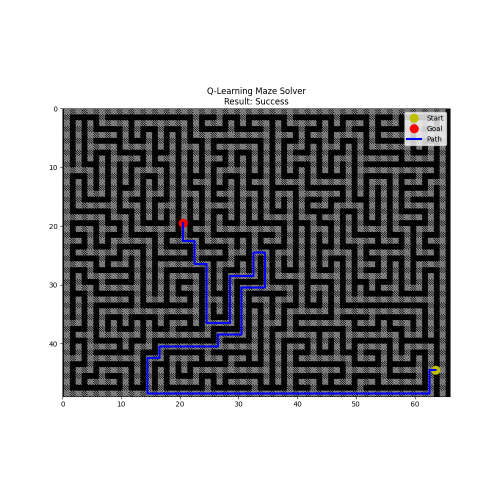
#> input picture 3-rl/maze_solution.png, 1000 x 1000 px (shown at 1/2 size)
$ python -i image_processor.py   (imports and definitions only)
#> lines starting #> are read from the running program, lines starting #| are printed output that depends on the picture; after the words box and inside, x2 and y2 are one past the last pixel; in counts of white or black regions, pixels touching at a corner belong together
import cv2
import numpy as np

class ImageProcessor:
    def __init__(self, image_path, target_size=(100, 100)):
        """
        初始化 ImageProcessor。
        :param image_path: 迷宫图像的路径。
        :param target_size: 离散网格的 (高度, 宽度) 元组。
        """
        self.image_path = image_path
        self.target_size = target_size
        self.original_image = None
        self.grid = None
        self.start_pos = None # (行, 列)

    def process(self):
        """
        加载图像，检测起始位置，并离散化为二进制网格。
        :return: (grid, start_pos) 元组
        """
        # 1. 加载图像
        img = cv2.imread(self.image_path)
#> img is the input picture: shape (1000, 1000, 3); mean B, G, R 166.4, 164.7, 164.8
        if img is None:
            raise FileNotFoundError(f"无法在 {self.image_path} 加载图像")

        # 1.5 自动裁剪黑框
        gray_temp = cv2.cvtColor(img, cv2.COLOR_BGR2GRAY)
        _, thresh_temp = cv2.threshold(gray_temp, 10, 255, cv2.THRESH_BINARY)
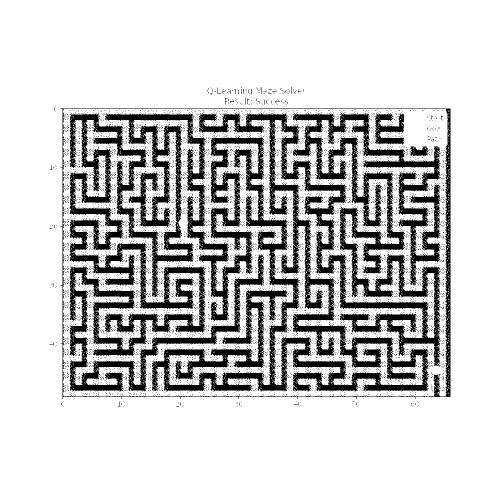
#> thresh_temp: shape (1000, 1000) (shown at 1/2 size); 80.1% white; 6574 black regions (6569 under 20 px), largest, box (x1, y1, x2, y2) and area: (139, 226, 882, 783) 178617, (121, 217, 901, 798) 7897, (749, 228, 808, 289) 2064, (821, 293, 857, 312) 486, (450, 196, 455, 209) 20
        coords = cv2.findNonZero(thresh_temp)
#> coords = contour of 800560 points, box (x1, y1, x2, y2) (0, 0, 1000, 1000), area 0

        if coords is not None:
            x, y, w, h = cv2.boundingRect(coords)
#> x = 0; y = 0; w = 1000; h = 1000
            if w < img.shape[1] or h < img.shape[0]:
                print(f"检测到黑框，正在裁剪: x={x}, y={y}, w={w}, h={h}")
                img = img[y:y+h, x:x+w]

        self.original_image = img

        # 2. 检测起始位置 (黄色)
        hsv = cv2.cvtColor(img, cv2.COLOR_BGR2HSV)
#> hsv: shape (1000, 1000, 3); mean H, S, V 1.3, 2.3, 166.6
        lower_yellow = np.array([20, 100, 100])
        upper_yellow = np.array([40, 255, 255])
        mask_yellow = cv2.inRange(hsv, lower_yellow, upper_yellow)
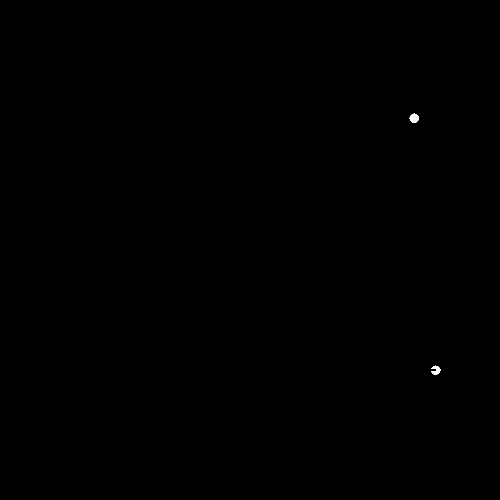
#> mask_yellow: shape (1000, 1000) (shown at 1/2 size); 0.05% white; 2 white regions, box (x1, y1, x2, y2) and area: (819, 227, 838, 246) 261, (863, 731, 881, 749) 213
        yellow_points = cv2.findNonZero(mask_yellow)
#> yellow_points = contour of 474 points, box (x1, y1, x2, y2) (819, 227, 881, 749), area 280

        original_h, original_w = img.shape[:2]
#> original_h = 1000; original_w = 1000

        # 3. 核心修改：基于网格块的采样 (Grid-based Pooling)
        target_h, target_w = self.target_size
        self.grid = np.zeros((target_h, target_w), dtype=int)
        gray = cv2.cvtColor(img, cv2.COLOR_BGR2GRAY)

        step_h = original_h / target_h
#> step_h = 10
        step_w = original_w / target_w
#> step_w = 10

        print("正在执行基于块的网格映射...")

        for r in range(target_h):
            for c in range(target_w):
                r_start = int(r * step_h)
                r_end = int((r + 1) * step_h)
                c_start = int(c * step_w)
                c_end = int((c + 1) * step_w)

                patch = gray[r_start:r_end, c_start:c_end]

                if patch.size == 0:
                    self.grid[r, c] = 1
                    continue

                mean_val = np.mean(patch)

                # 调整判定阈值：< 60 视为黑墙，>= 60 视为灰/白路
                if mean_val < 51:
                    self.grid[r, c] = 1 # 墙
                else:
                    self.grid[r, c] = 0 # 路
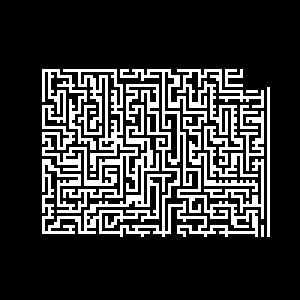
#> self.grid: shape (100, 100) int64 (shown 3 times larger); values 0 (black) and 1 (white), 20.7% white in thin lines or dots, all inside (x1, y1, x2, y2) = (14, 23, 90, 79)

        # 4. 计算起始位置
        if yellow_points is not None:
            mean_pt = np.mean(yellow_points, axis=0)[0]
#> mean_pt = [847.7, 462.5]
            start_x, start_y = int(mean_pt[0]), int(mean_pt[1])
#> start_x = 847; start_y = 462
            start_row = int(start_y / original_h * target_h)
#> start_row = 46
            start_col = int(start_x / original_w * target_w)
#> start_col = 84
            self.start_pos = (max(0, min(start_row, target_h-1)),
                              max(0, min(start_col, target_w-1)))
#> self.start_pos = (46, 84)
        else:
            self.start_pos = (0, 0)

        # 5. 修正与强制路
        if self.grid[self.start_pos] == 1:
            self.grid[self.start_pos] = 0

        resized_mask = cv2.resize(mask_yellow, (target_w, target_h), interpolation=cv2.INTER_NEAREST)
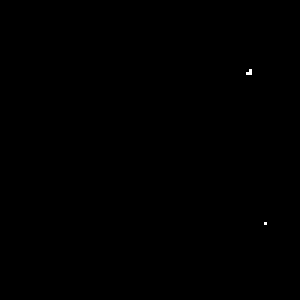
#> resized_mask: shape (100, 100) (shown 3 times larger); 0.04% white in thin lines or dots, all inside (x1, y1, x2, y2) = (82, 23, 89, 75)
        self.grid[resized_mask > 0] = 0

        # === 6. 新增：保存调试图像 ===
        # 创建可视化调试图：路(0)->白色(255), 墙(1)->黑色(0)
        debug_img = np.zeros_like(self.grid, dtype=np.uint8)
        debug_img[self.grid == 0] = 255  # 路变白
        debug_img[self.grid == 1] = 0    # 墙变黑

        # 放大保存以便观察 (放大10倍)
        debug_scale = 10
        debug_h, debug_w = debug_img.shape
        debug_resized = cv2.resize(debug_img, (debug_w * debug_scale, debug_h * debug_scale), interpolation=cv2.INTER_NEAREST)

        cv2.imwrite('debug_grid.png', debug_resized)
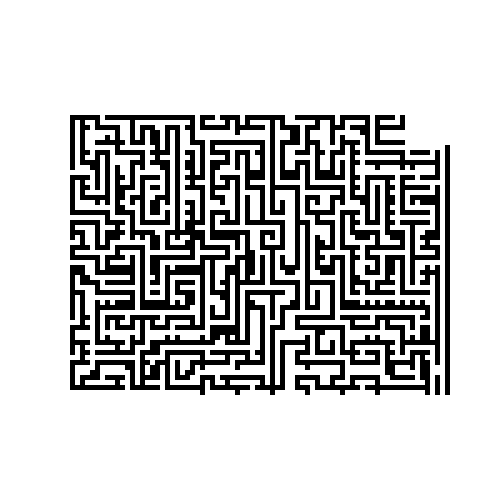
#> saved as debug_grid.png: shape (1000, 1000) (shown at 1/2 size); 79.3% white; 12 black regions, largest, box (x1, y1, x2, y2) and area: (140, 230, 860, 790) 153900, (590, 230, 880, 590) 27300, (680, 530, 880, 730) 7400
        print("已保存调试图像: debug_grid.png (白色=路, 黑色=墙)")
        # ===========================

        return self.grid, self.start_pos

    def get_grid_from_coords(self, x, y):
        """
        将原始图像坐标 (x, y) 映射到网格坐标 (行, 列)。
        """
        if self.original_image is None:
            return 0, 0
        original_h, original_w = self.original_image.shape[:2]
        scale_row = self.target_size[0] / original_h
        scale_col = self.target_size[1] / original_w

        r = int(y * scale_row)
        c = int(x * scale_col)
        r = max(0, min(r, self.target_size[0]-1))
        c = max(0, min(c, self.target_size[1]-1))
        return r, c

>>> result = ImageProcessor('../../maze_solution.png').process()
